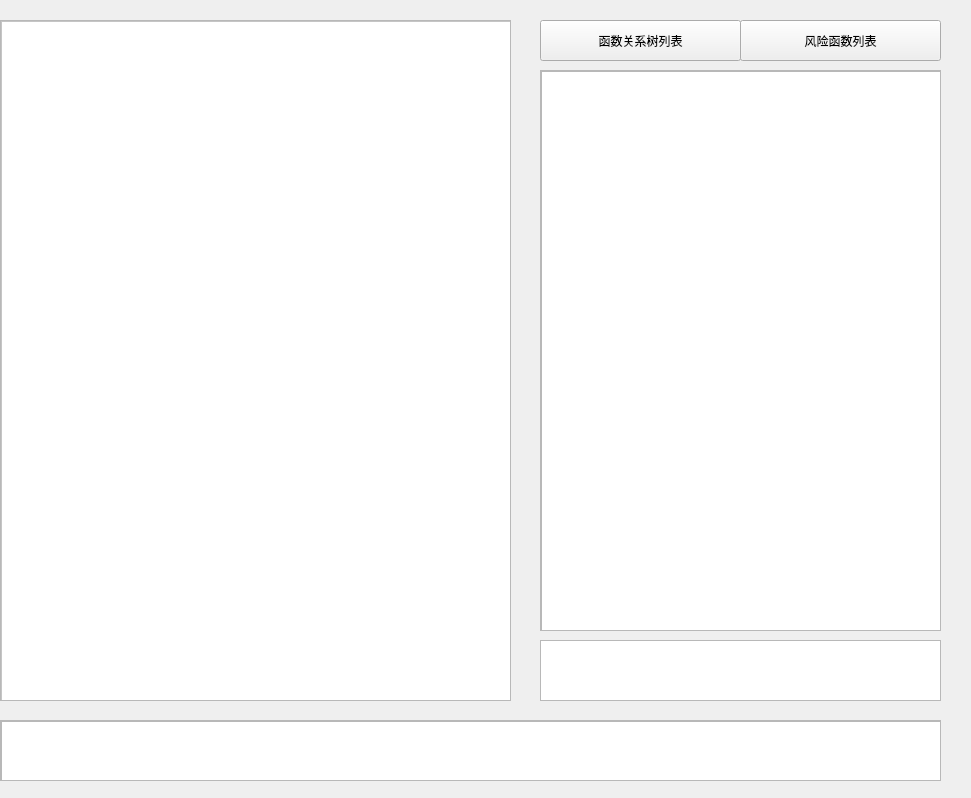
<?xml version="1.0" encoding="UTF-8"?>
<ui version="4.0">
 <class>comment</class>
 <widget class="QWidget" name="comment">
  <property name="geometry">
   <rect>
    <x>0</x>
    <y>0</y>
    <width>971</width>
    <height>798</height>
   </rect>
  </property>
  <property name="windowTitle">
   <string>Form</string>
  </property>
  <property name="styleSheet">
   <string notr="true">QTableWidget {
                font-size: 16px;
                border: 2px solid 98afda; /* 边框为深蓝色 */
            }
            QTableWidget::item {
                text-align: center; /* 内容居中显示 */
                padding: 5px;
            }
            QTableWidget::item:odd {
                background-color: #aec1e3; /* 单行蓝色 */
                color: white;
            }
            QTableWidget::item:even {
                background-color: white; /* 双行白色 */
            }</string>
  </property>
  <widget class="QScrollArea" name="scrollArea">
   <property name="geometry">
    <rect>
     <x>0</x>
     <y>20</y>
     <width>511</width>
     <height>681</height>
    </rect>
   </property>
   <property name="widgetResizable">
    <bool>true</bool>
   </property>
   <widget class="QWidget" name="scrollAreaWidgetContents">
    <property name="geometry">
     <rect>
      <x>0</x>
      <y>0</y>
      <width>509</width>
      <height>679</height>
     </rect>
    </property>
    <widget class="NewCodeEditor" name="commentCodeEditor">
     <property name="geometry">
      <rect>
       <x>0</x>
       <y>0</y>
       <width>511</width>
       <height>681</height>
      </rect>
     </property>
     <property name="styleSheet">
      <string notr="true">QTextEdit{
	background-color: #ffffff
}</string>
     </property>
    </widget>
   </widget>
  </widget>
  <widget class="QStackedWidget" name="stackedWidget">
   <property name="geometry">
    <rect>
     <x>530</x>
     <y>40</y>
     <width>441</width>
     <height>661</height>
    </rect>
   </property>
   <property name="currentIndex">
    <number>1</number>
   </property>
   <widget class="QWidget" name="page">
    <widget class="QScrollArea" name="scrollArea_2">
     <property name="geometry">
      <rect>
       <x>10</x>
       <y>30</y>
       <width>401</width>
       <height>561</height>
      </rect>
     </property>
     <property name="widgetResizable">
      <bool>true</bool>
     </property>
     <widget class="QWidget" name="scrollAreaWidgetContents_2">
      <property name="geometry">
       <rect>
        <x>0</x>
        <y>0</y>
        <width>399</width>
        <height>559</height>
       </rect>
      </property>
      <widget class="QTableView" name="ShowDefineTableView">
       <property name="geometry">
        <rect>
         <x>0</x>
         <y>0</y>
         <width>401</width>
         <height>561</height>
        </rect>
       </property>
       <property name="styleSheet">
        <string notr="true">QTableWidget {
                font-size: 16px;
                border: 2px solid 98afda; /* 边框为深蓝色 */
            }
            QTableWidget::item {
                text-align: center; /* 内容居中显示 */
                padding: 5px;
            }
            QTableWidget::item:odd {
                background-color: #aec1e3; /* 单行蓝色 */
                color: white;
            }
            QTableWidget::item:even {
                background-color: white; /* 双行白色 */
            }</string>
       </property>
      </widget>
     </widget>
    </widget>
    <widget class="QTextEdit" name="ShowTextEdit">
     <property name="geometry">
      <rect>
       <x>10</x>
       <y>600</y>
       <width>401</width>
       <height>61</height>
      </rect>
     </property>
    </widget>
   </widget>
   <widget class="QWidget" name="page_2">
    <widget class="QScrollArea" name="scrollArea_3">
     <property name="geometry">
      <rect>
       <x>10</x>
       <y>30</y>
       <width>401</width>
       <height>561</height>
      </rect>
     </property>
     <property name="widgetResizable">
      <bool>true</bool>
     </property>
     <widget class="QWidget" name="scrollAreaWidgetContents_3">
      <property name="geometry">
       <rect>
        <x>0</x>
        <y>0</y>
        <width>399</width>
        <height>559</height>
       </rect>
      </property>
      <widget class="QTableView" name="ShowRiskFunctionTableView">
       <property name="geometry">
        <rect>
         <x>0</x>
         <y>0</y>
         <width>401</width>
         <height>561</height>
        </rect>
       </property>
       <property name="styleSheet">
        <string notr="true">QTableWidget {
                font-size: 16px;
                border: 2px solid 98afda; /* 边框为深蓝色 */
            }
            QTableWidget::item {
                text-align: center; /* 内容居中显示 */
                padding: 5px;
            }
            QTableWidget::item:odd {
                background-color: #aec1e3; /* 单行蓝色 */
                color: white;
            }
            QTableWidget::item:even {
                background-color: white; /* 双行白色 */
            }</string>
       </property>
      </widget>
     </widget>
    </widget>
    <widget class="QTextEdit" name="RiskFunctionShowTextEdit">
     <property name="geometry">
      <rect>
       <x>10</x>
       <y>600</y>
       <width>401</width>
       <height>61</height>
      </rect>
     </property>
    </widget>
   </widget>
  </widget>
  <widget class="QPushButton" name="FunctionPushButton">
   <property name="geometry">
    <rect>
     <x>540</x>
     <y>20</y>
     <width>201</width>
     <height>41</height>
    </rect>
   </property>
   <property name="text">
    <string>函数关系树列表</string>
   </property>
  </widget>
  <widget class="QPushButton" name="RiskFunctionPushButton">
   <property name="geometry">
    <rect>
     <x>740</x>
     <y>20</y>
     <width>201</width>
     <height>41</height>
    </rect>
   </property>
   <property name="text">
    <string>风险函数列表</string>
   </property>
  </widget>
  <widget class="QScrollArea" name="scrollArea_4">
   <property name="geometry">
    <rect>
     <x>0</x>
     <y>720</y>
     <width>941</width>
     <height>61</height>
    </rect>
   </property>
   <property name="widgetResizable">
    <bool>true</bool>
   </property>
   <widget class="QWidget" name="scrollAreaWidgetContents_4">
    <property name="geometry">
     <rect>
      <x>0</x>
      <y>0</y>
      <width>939</width>
      <height>59</height>
     </rect>
    </property>
    <widget class="QTextEdit" name="FunctionMesShowTextEdit">
     <property name="geometry">
      <rect>
       <x>0</x>
       <y>0</y>
       <width>941</width>
       <height>61</height>
      </rect>
     </property>
    </widget>
   </widget>
  </widget>
 </widget>
 <customwidgets>
  <customwidget>
   <class>NewCodeEditor</class>
   <extends>QTextEdit</extends>
   <header location="global">UI.ToolWidget.NewCodeEditor</header>
  </customwidget>
 </customwidgets>
 <resources/>
 <connections/>
</ui>
